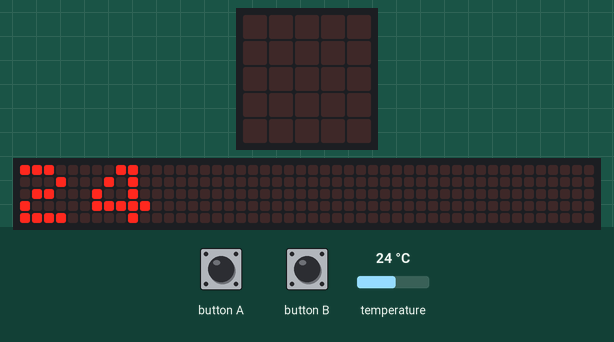
The program below on a simulated BBC micro:bit (MakeCode). Parts: the board's 5×5 LED display, a strip that is not on the board, showing the scrolling text unrolled. The test bench sets the inputs (shaded band); at power-on: temperature 24 °C. The 48×5 strip is a reading aid, not a part: it shows the text the display is scrolling, unrolled, one strip-width of it at a time.

Above: at 0.07 s.
At 1.27 s:
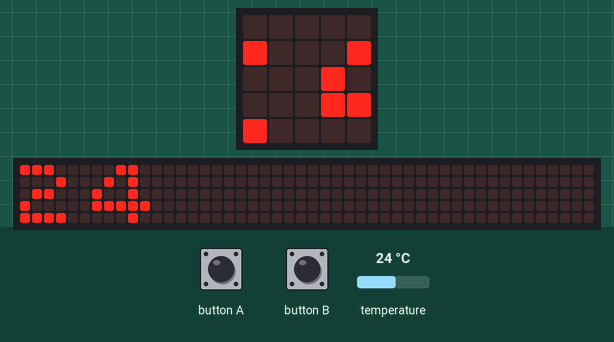
1.3 s: button B pressed for 0.15 s
2.0 s: button A pressed for 0.15 s
At 3.52 s:
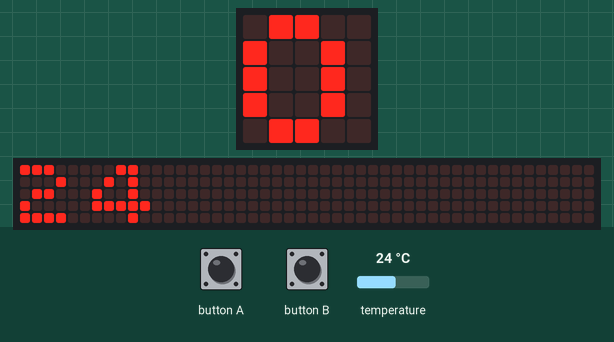

The program:

main.ts
```typescript
input.onButtonPressed(Button.A, function () {
    if (tempa == 0) {
        tempa = 1
        basic.showNumber(TempMax)
    } else {
        tempa = 0
    }
})
input.onButtonPressed(Button.B, function () {
    if (tempa == 0) {
        tempa = 1
        basic.showNumber(TempMin)
    } else {
        tempa = 0
    }
})
let TempMin = 0
let TempMax = 0
let tempa = 0
let Temp = input.temperature()
loops.everyInterval(1000, function () {
    if (Temp > TempMax) {
        TempMax = Temp
    }
    if (Temp < TempMin) {
        TempMin = Temp
    }
})
basic.forever(function () {
    if (tempa == 0) {
        basic.showNumber(Temp)
    }
})
```

test.ts
```typescript
// här hamnar tester och detta kompileras inte när det här paketet används som ett tillägg.
```
